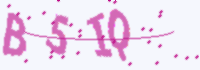
#> input picture OCR/imgs/captcha_0_B5IQ.png, 200 x 70 px; its folder holds only this picture in this run
$ python capt1cha.py
#> lines starting #> are read from the running program, lines starting #| are printed output that depends on the picture; after the words box and inside, x2 and y2 are one past the last pixel; in counts of white or black regions, pixels touching at a corner belong together
#> in quebrar_captchas, img is the input picture: PIL image 200x70 RGB; mean R, G, B 239.1, 221.7, 240.3
import pytesseract
from PIL import Image, ImageEnhance, ImageFilter
import os

pytesseract.pytesseract.tesseract_cmd = r'C:\Program Files\Tesseract-OCR\tesseract.exe'

def preprocess_image(img):
    img = img.convert("L")
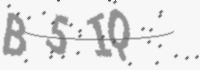
#> img: PIL image 200x70 L; min 80, max 247, mean 228.9
    threshold = 140
    img = img.point(lambda p: p > threshold and 255)
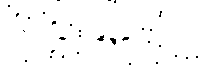
#> img: PIL image 200x70 L; 98.5% white; black in thin lines or dots, all inside (x1, y1, x2, y2) = (8, 0, 198, 65)
    img = img.filter(ImageFilter.MedianFilter(size=3))
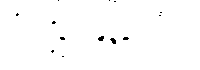
#> img: PIL image 200x70 L; 99.2% white; black in thin lines or dots, all inside (x1, y1, x2, y2) = (16, 0, 162, 57)
    img = ImageEnhance.Contrast(img).enhance(2)
    return img

def quebrar_captchas(input_dir="imgs"):
    if not os.path.exists(input_dir):
        print(f"A pasta {input_dir} não existe!")
        return

    total_acertos = 0
    total_erros = 0

    for filename in os.listdir(input_dir):
        if filename.endswith(".png"):
            img_path = os.path.join(input_dir, filename)
            img = Image.open(img_path)

            img = preprocess_image(img)

            captcha_text = pytesseract.image_to_string(img, config='--psm 7 -c tessedit_char_whitelist=0123456789abcdefghijklmnopqrstuvwxyzABCDEFGHIJKLMNOPQRSTUVWXYZ').strip()

            correct_text = filename.split('_')[2].replace('.png', '')

            if captcha_text == correct_text:
                resultado = "acertou"
                total_acertos += 1
            else:
                resultado = "errado"
                total_erros += 1

            print(f"Arquivo: {filename}, Texto OCR: '{captcha_text}', Resultado: {resultado}")

    print(f"\nTotal de acertos: {total_acertos}")
    print(f"Total de erros: {total_erros}")

quebrar_captchas()
#> (the call stopped at in quebrar_captchas, `captcha_text = pytesseract.image_to_string(img, config='--psm 7 -c tes..`: pytesseract is not available in this run)

$ run again, on OCR/imgs/captcha_11_4WVP.png
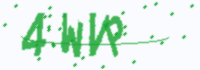
#> input picture OCR/imgs/captcha_11_4WVP.png, 200 x 70 px
#> in quebrar_captchas, img is the input picture: PIL image 200x70 RGB; mean R, G, B 220.6, 239.8, 227.3
#> in preprocess_image, `img = img.point(lambda p: p > threshold and 255)`:
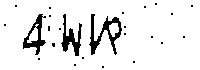
#> img: PIL image 200x70 L; 91.3% white; 25 black regions (22 under 20 px), largest, box (x1, y1, x2, y2) and area: (89, 14, 122, 55) 451, (61, 14, 82, 56) 339, (23, 14, 46, 55) 326
#> in preprocess_image, `img = img.filter(ImageFilter.MedianFilter(size=3))`:
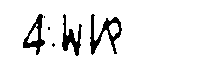
#> img: PIL image 200x70 L; 92% white; 6 black regions (3 under 20 px), largest, box (x1, y1, x2, y2) and area: (90, 14, 122, 55) 450, (62, 14, 82, 56) 334, (23, 14, 45, 55) 322

$ run again, on OCR/imgs/captcha_11_IS0Q.png
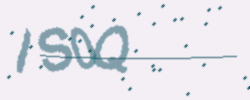
#> input picture OCR/imgs/captcha_11_IS0Q.png, 250 x 100 px
#> in quebrar_captchas, img is the input picture: PIL image 250x100 RGB; mean R, G, B 229.8, 228.3, 235.8
#> in preprocess_image, `img = img.point(lambda p: p > threshold and 255)`:
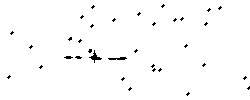
#> img: PIL image 250x100 L; 98.5% white; black in thin lines or dots, all inside (x1, y1, x2, y2) = (7, 4, 250, 96)
#> in preprocess_image, `img = img.filter(ImageFilter.MedianFilter(size=3))`:
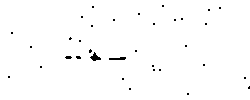
#> img: PIL image 250x100 L; 99% white; black in thin lines or dots, all inside (x1, y1, x2, y2) = (8, 5, 250, 95)

$ run again, on OCR/imgs/captcha_12_2TOH.png
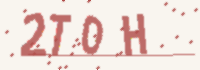
#> input picture OCR/imgs/captcha_12_2TOH.png, 200 x 70 px
#> in quebrar_captchas, img is the input picture: PIL image 200x70 RGB; mean R, G, B 239.1, 222, 216.4
#> in preprocess_image, `img = img.point(lambda p: p > threshold and 255)`:
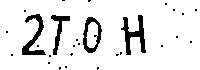
#> img: PIL image 200x70 L; 90.3% white; 28 black regions (24 under 20 px), largest, box (x1, y1, x2, y2) and area: (121, 15, 146, 55) 399, (22, 14, 46, 55) 352, (83, 17, 102, 53) 280, (51, 15, 70, 55) 231
#> in preprocess_image, `img = img.filter(ImageFilter.MedianFilter(size=3))`:
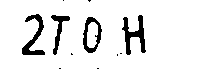
#> img: PIL image 200x70 L; 91% white; 11 black regions (7 under 20 px), largest, box (x1, y1, x2, y2) and area: (122, 15, 146, 55) 395, (22, 14, 45, 55) 348, (83, 17, 102, 53) 280, (51, 15, 70, 55) 228
